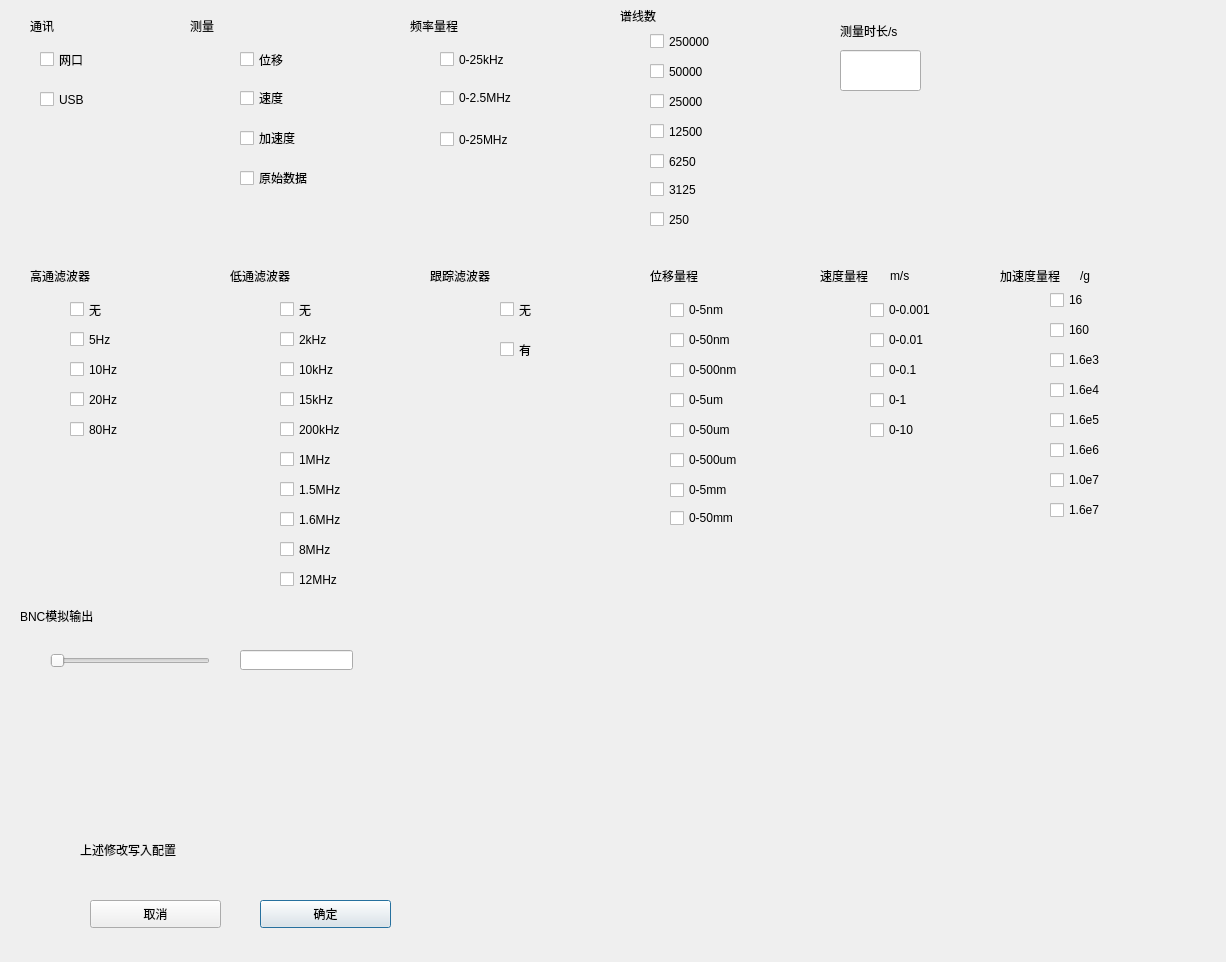
<?xml version="1.0" encoding="UTF-8"?>
<ui version="4.0">
 <class>Dialog_measure_set</class>
 <widget class="QDialog" name="Dialog_measure_set">
  <property name="geometry">
   <rect>
    <x>0</x>
    <y>0</y>
    <width>1226</width>
    <height>962</height>
   </rect>
  </property>
  <property name="windowTitle">
   <string>设置</string>
  </property>
  <widget class="QLabel" name="label_2">
   <property name="geometry">
    <rect>
     <x>620</x>
     <y>0</y>
     <width>45</width>
     <height>31</height>
    </rect>
   </property>
   <property name="text">
    <string>谱线数</string>
   </property>
  </widget>
  <widget class="QWidget" name="widget_2" native="true">
   <property name="geometry">
    <rect>
     <x>650</x>
     <y>30</y>
     <width>121</width>
     <height>211</height>
    </rect>
   </property>
   <widget class="QCheckBox" name="fft_4">
    <property name="geometry">
     <rect>
      <x>0</x>
      <y>150</y>
      <width>87</width>
      <height>19</height>
     </rect>
    </property>
    <property name="text">
     <string>3125</string>
    </property>
    <property name="autoExclusive">
     <bool>true</bool>
    </property>
   </widget>
   <widget class="QCheckBox" name="fft_2">
    <property name="geometry">
     <rect>
      <x>0</x>
      <y>92</y>
      <width>87</width>
      <height>19</height>
     </rect>
    </property>
    <property name="text">
     <string>12500</string>
    </property>
    <property name="autoExclusive">
     <bool>true</bool>
    </property>
   </widget>
   <widget class="QCheckBox" name="fft_1">
    <property name="geometry">
     <rect>
      <x>0</x>
      <y>62</y>
      <width>87</width>
      <height>19</height>
     </rect>
    </property>
    <property name="text">
     <string>25000</string>
    </property>
    <property name="autoExclusive">
     <bool>true</bool>
    </property>
   </widget>
   <widget class="QCheckBox" name="fft_3">
    <property name="geometry">
     <rect>
      <x>0</x>
      <y>122</y>
      <width>87</width>
      <height>19</height>
     </rect>
    </property>
    <property name="text">
     <string>6250</string>
    </property>
    <property name="autoExclusive">
     <bool>true</bool>
    </property>
   </widget>
   <widget class="QCheckBox" name="fft_6">
    <property name="geometry">
     <rect>
      <x>0</x>
      <y>2</y>
      <width>87</width>
      <height>19</height>
     </rect>
    </property>
    <property name="text">
     <string>250000</string>
    </property>
    <property name="autoExclusive">
     <bool>true</bool>
    </property>
   </widget>
   <widget class="QCheckBox" name="fft_5">
    <property name="geometry">
     <rect>
      <x>0</x>
      <y>32</y>
      <width>87</width>
      <height>19</height>
     </rect>
    </property>
    <property name="text">
     <string>50000</string>
    </property>
    <property name="autoExclusive">
     <bool>true</bool>
    </property>
   </widget>
   <widget class="QCheckBox" name="fft_7">
    <property name="geometry">
     <rect>
      <x>0</x>
      <y>180</y>
      <width>87</width>
      <height>19</height>
     </rect>
    </property>
    <property name="text">
     <string>250</string>
    </property>
    <property name="autoExclusive">
     <bool>true</bool>
    </property>
   </widget>
  </widget>
  <widget class="QLabel" name="label_5">
   <property name="geometry">
    <rect>
     <x>840</x>
     <y>10</y>
     <width>81</width>
     <height>41</height>
    </rect>
   </property>
   <property name="text">
    <string>测量时长/s</string>
   </property>
  </widget>
  <widget class="QLineEdit" name="lineEdit">
   <property name="geometry">
    <rect>
     <x>840</x>
     <y>50</y>
     <width>81</width>
     <height>41</height>
    </rect>
   </property>
  </widget>
  <widget class="QLabel" name="label_6">
   <property name="geometry">
    <rect>
     <x>30</x>
     <y>260</y>
     <width>81</width>
     <height>31</height>
    </rect>
   </property>
   <property name="text">
    <string>高通滤波器</string>
   </property>
  </widget>
  <widget class="QLabel" name="label_7">
   <property name="geometry">
    <rect>
     <x>230</x>
     <y>260</y>
     <width>81</width>
     <height>31</height>
    </rect>
   </property>
   <property name="text">
    <string>低通滤波器</string>
   </property>
  </widget>
  <widget class="QLabel" name="label_8">
   <property name="geometry">
    <rect>
     <x>430</x>
     <y>260</y>
     <width>81</width>
     <height>31</height>
    </rect>
   </property>
   <property name="text">
    <string>跟踪滤波器</string>
   </property>
  </widget>
  <widget class="QWidget" name="widget_3" native="true">
   <property name="geometry">
    <rect>
     <x>70</x>
     <y>290</y>
     <width>121</width>
     <height>221</height>
    </rect>
   </property>
   <widget class="QCheckBox" name="hf_1">
    <property name="geometry">
     <rect>
      <x>0</x>
      <y>10</y>
      <width>87</width>
      <height>19</height>
     </rect>
    </property>
    <property name="text">
     <string>无</string>
    </property>
    <property name="autoExclusive">
     <bool>true</bool>
    </property>
   </widget>
   <widget class="QCheckBox" name="hf_2">
    <property name="geometry">
     <rect>
      <x>0</x>
      <y>40</y>
      <width>87</width>
      <height>19</height>
     </rect>
    </property>
    <property name="text">
     <string>5Hz</string>
    </property>
    <property name="autoExclusive">
     <bool>true</bool>
    </property>
   </widget>
   <widget class="QCheckBox" name="hf_4">
    <property name="geometry">
     <rect>
      <x>0</x>
      <y>100</y>
      <width>87</width>
      <height>19</height>
     </rect>
    </property>
    <property name="text">
     <string>20Hz</string>
    </property>
    <property name="autoExclusive">
     <bool>true</bool>
    </property>
   </widget>
   <widget class="QCheckBox" name="hf_5">
    <property name="geometry">
     <rect>
      <x>0</x>
      <y>130</y>
      <width>87</width>
      <height>19</height>
     </rect>
    </property>
    <property name="text">
     <string>80Hz</string>
    </property>
    <property name="autoExclusive">
     <bool>true</bool>
    </property>
   </widget>
   <widget class="QCheckBox" name="hf_3">
    <property name="geometry">
     <rect>
      <x>0</x>
      <y>70</y>
      <width>87</width>
      <height>19</height>
     </rect>
    </property>
    <property name="text">
     <string>10Hz</string>
    </property>
    <property name="autoExclusive">
     <bool>true</bool>
    </property>
   </widget>
  </widget>
  <widget class="QWidget" name="widget_4" native="true">
   <property name="geometry">
    <rect>
     <x>280</x>
     <y>290</y>
     <width>121</width>
     <height>321</height>
    </rect>
   </property>
   <widget class="QCheckBox" name="lf_1">
    <property name="geometry">
     <rect>
      <x>0</x>
      <y>10</y>
      <width>87</width>
      <height>19</height>
     </rect>
    </property>
    <property name="text">
     <string>无</string>
    </property>
    <property name="autoExclusive">
     <bool>true</bool>
    </property>
   </widget>
   <widget class="QCheckBox" name="lf_2">
    <property name="geometry">
     <rect>
      <x>0</x>
      <y>40</y>
      <width>87</width>
      <height>19</height>
     </rect>
    </property>
    <property name="text">
     <string>2kHz</string>
    </property>
    <property name="autoExclusive">
     <bool>true</bool>
    </property>
   </widget>
   <widget class="QCheckBox" name="lf_3">
    <property name="geometry">
     <rect>
      <x>0</x>
      <y>70</y>
      <width>87</width>
      <height>19</height>
     </rect>
    </property>
    <property name="text">
     <string>10kHz</string>
    </property>
    <property name="autoExclusive">
     <bool>true</bool>
    </property>
   </widget>
   <widget class="QCheckBox" name="lf_4">
    <property name="geometry">
     <rect>
      <x>0</x>
      <y>100</y>
      <width>87</width>
      <height>19</height>
     </rect>
    </property>
    <property name="text">
     <string>15kHz</string>
    </property>
    <property name="autoExclusive">
     <bool>true</bool>
    </property>
   </widget>
   <widget class="QCheckBox" name="lf_5">
    <property name="geometry">
     <rect>
      <x>0</x>
      <y>130</y>
      <width>87</width>
      <height>19</height>
     </rect>
    </property>
    <property name="text">
     <string>200kHz</string>
    </property>
    <property name="autoExclusive">
     <bool>true</bool>
    </property>
   </widget>
   <widget class="QCheckBox" name="lf_6">
    <property name="geometry">
     <rect>
      <x>0</x>
      <y>160</y>
      <width>87</width>
      <height>19</height>
     </rect>
    </property>
    <property name="text">
     <string>1MHz</string>
    </property>
    <property name="autoExclusive">
     <bool>true</bool>
    </property>
   </widget>
   <widget class="QCheckBox" name="lf_7">
    <property name="geometry">
     <rect>
      <x>0</x>
      <y>190</y>
      <width>87</width>
      <height>19</height>
     </rect>
    </property>
    <property name="text">
     <string>1.5MHz</string>
    </property>
    <property name="autoExclusive">
     <bool>true</bool>
    </property>
   </widget>
   <widget class="QCheckBox" name="lf_8">
    <property name="geometry">
     <rect>
      <x>0</x>
      <y>220</y>
      <width>87</width>
      <height>19</height>
     </rect>
    </property>
    <property name="text">
     <string>1.6MHz</string>
    </property>
    <property name="autoExclusive">
     <bool>true</bool>
    </property>
   </widget>
   <widget class="QCheckBox" name="lf_9">
    <property name="geometry">
     <rect>
      <x>0</x>
      <y>250</y>
      <width>87</width>
      <height>19</height>
     </rect>
    </property>
    <property name="text">
     <string>8MHz</string>
    </property>
    <property name="autoExclusive">
     <bool>true</bool>
    </property>
   </widget>
   <widget class="QCheckBox" name="lf_10">
    <property name="geometry">
     <rect>
      <x>0</x>
      <y>280</y>
      <width>87</width>
      <height>19</height>
     </rect>
    </property>
    <property name="text">
     <string>12MHz</string>
    </property>
    <property name="autoExclusive">
     <bool>true</bool>
    </property>
   </widget>
  </widget>
  <widget class="QWidget" name="widget_5" native="true">
   <property name="geometry">
    <rect>
     <x>500</x>
     <y>290</y>
     <width>120</width>
     <height>131</height>
    </rect>
   </property>
   <widget class="QCheckBox" name="tf_1">
    <property name="geometry">
     <rect>
      <x>0</x>
      <y>10</y>
      <width>87</width>
      <height>19</height>
     </rect>
    </property>
    <property name="text">
     <string>无</string>
    </property>
    <property name="autoExclusive">
     <bool>true</bool>
    </property>
   </widget>
   <widget class="QCheckBox" name="tf_2">
    <property name="geometry">
     <rect>
      <x>0</x>
      <y>50</y>
      <width>87</width>
      <height>19</height>
     </rect>
    </property>
    <property name="text">
     <string>有</string>
    </property>
    <property name="autoExclusive">
     <bool>true</bool>
    </property>
   </widget>
  </widget>
  <widget class="QWidget" name="widget_6" native="true">
   <property name="geometry">
    <rect>
     <x>60</x>
     <y>820</y>
     <width>361</width>
     <height>111</height>
    </rect>
   </property>
   <widget class="QLabel" name="label_3">
    <property name="geometry">
     <rect>
      <x>20</x>
      <y>20</y>
      <width>131</width>
      <height>20</height>
     </rect>
    </property>
    <property name="text">
     <string>上述修改写入配置</string>
    </property>
   </widget>
   <widget class="QPushButton" name="set_ok">
    <property name="geometry">
     <rect>
      <x>200</x>
      <y>80</y>
      <width>131</width>
      <height>28</height>
     </rect>
    </property>
    <property name="text">
     <string>确定</string>
    </property>
   </widget>
   <widget class="QPushButton" name="set_cancle">
    <property name="geometry">
     <rect>
      <x>30</x>
      <y>80</y>
      <width>131</width>
      <height>28</height>
     </rect>
    </property>
    <property name="text">
     <string>取消</string>
    </property>
   </widget>
  </widget>
  <widget class="QLabel" name="label_11">
   <property name="geometry">
    <rect>
     <x>410</x>
     <y>10</y>
     <width>61</width>
     <height>31</height>
    </rect>
   </property>
   <property name="text">
    <string>频率量程</string>
   </property>
  </widget>
  <widget class="QWidget" name="widget_7" native="true">
   <property name="geometry">
    <rect>
     <x>430</x>
     <y>40</y>
     <width>121</width>
     <height>131</height>
    </rect>
   </property>
   <widget class="QCheckBox" name="checkBox_15">
    <property name="geometry">
     <rect>
      <x>10</x>
      <y>10</y>
      <width>87</width>
      <height>19</height>
     </rect>
    </property>
    <property name="text">
     <string>0-25kHz</string>
    </property>
    <property name="autoExclusive">
     <bool>true</bool>
    </property>
   </widget>
   <widget class="QCheckBox" name="checkBox_16">
    <property name="geometry">
     <rect>
      <x>10</x>
      <y>50</y>
      <width>87</width>
      <height>16</height>
     </rect>
    </property>
    <property name="text">
     <string>0-2.5MHz</string>
    </property>
    <property name="autoExclusive">
     <bool>true</bool>
    </property>
   </widget>
   <widget class="QCheckBox" name="checkBox_17">
    <property name="geometry">
     <rect>
      <x>10</x>
      <y>90</y>
      <width>87</width>
      <height>19</height>
     </rect>
    </property>
    <property name="autoFillBackground">
     <bool>false</bool>
    </property>
    <property name="text">
     <string>0-25MHz</string>
    </property>
    <property name="autoExclusive">
     <bool>true</bool>
    </property>
   </widget>
  </widget>
  <widget class="QLabel" name="label_12">
   <property name="geometry">
    <rect>
     <x>650</x>
     <y>260</y>
     <width>61</width>
     <height>31</height>
    </rect>
   </property>
   <property name="text">
    <string>位移量程</string>
   </property>
  </widget>
  <widget class="QWidget" name="widget_8" native="true">
   <property name="geometry">
    <rect>
     <x>670</x>
     <y>290</y>
     <width>120</width>
     <height>281</height>
    </rect>
   </property>
   <widget class="QCheckBox" name="s_1">
    <property name="geometry">
     <rect>
      <x>0</x>
      <y>10</y>
      <width>101</width>
      <height>20</height>
     </rect>
    </property>
    <property name="text">
     <string>0-5nm</string>
    </property>
    <property name="autoExclusive">
     <bool>true</bool>
    </property>
   </widget>
   <widget class="QCheckBox" name="s_3">
    <property name="geometry">
     <rect>
      <x>0</x>
      <y>70</y>
      <width>101</width>
      <height>20</height>
     </rect>
    </property>
    <property name="text">
     <string>0-500nm</string>
    </property>
    <property name="autoExclusive">
     <bool>true</bool>
    </property>
   </widget>
   <widget class="QCheckBox" name="s_5">
    <property name="geometry">
     <rect>
      <x>0</x>
      <y>130</y>
      <width>101</width>
      <height>20</height>
     </rect>
    </property>
    <property name="text">
     <string>0-50um</string>
    </property>
    <property name="autoExclusive">
     <bool>true</bool>
    </property>
   </widget>
   <widget class="QCheckBox" name="s_4">
    <property name="geometry">
     <rect>
      <x>0</x>
      <y>100</y>
      <width>101</width>
      <height>20</height>
     </rect>
    </property>
    <property name="text">
     <string>0-5um</string>
    </property>
    <property name="autoExclusive">
     <bool>true</bool>
    </property>
   </widget>
   <widget class="QCheckBox" name="s_2">
    <property name="geometry">
     <rect>
      <x>0</x>
      <y>40</y>
      <width>101</width>
      <height>20</height>
     </rect>
    </property>
    <property name="text">
     <string>0-50nm</string>
    </property>
    <property name="autoExclusive">
     <bool>true</bool>
    </property>
   </widget>
   <widget class="QCheckBox" name="s_6">
    <property name="geometry">
     <rect>
      <x>0</x>
      <y>160</y>
      <width>101</width>
      <height>20</height>
     </rect>
    </property>
    <property name="text">
     <string>0-500um</string>
    </property>
    <property name="autoExclusive">
     <bool>true</bool>
    </property>
   </widget>
   <widget class="QCheckBox" name="s_7">
    <property name="geometry">
     <rect>
      <x>0</x>
      <y>190</y>
      <width>101</width>
      <height>20</height>
     </rect>
    </property>
    <property name="text">
     <string>0-5mm</string>
    </property>
    <property name="autoExclusive">
     <bool>true</bool>
    </property>
   </widget>
   <widget class="QCheckBox" name="s_8">
    <property name="geometry">
     <rect>
      <x>0</x>
      <y>220</y>
      <width>101</width>
      <height>16</height>
     </rect>
    </property>
    <property name="text">
     <string>0-50mm</string>
    </property>
    <property name="autoExclusive">
     <bool>true</bool>
    </property>
   </widget>
  </widget>
  <widget class="QLabel" name="label_13">
   <property name="geometry">
    <rect>
     <x>820</x>
     <y>260</y>
     <width>61</width>
     <height>31</height>
    </rect>
   </property>
   <property name="text">
    <string>速度量程</string>
   </property>
  </widget>
  <widget class="QWidget" name="widget_9" native="true">
   <property name="geometry">
    <rect>
     <x>870</x>
     <y>290</y>
     <width>120</width>
     <height>261</height>
    </rect>
   </property>
   <widget class="QCheckBox" name="v_1">
    <property name="geometry">
     <rect>
      <x>0</x>
      <y>10</y>
      <width>101</width>
      <height>20</height>
     </rect>
    </property>
    <property name="text">
     <string>0-0.001</string>
    </property>
    <property name="autoExclusive">
     <bool>true</bool>
    </property>
   </widget>
   <widget class="QCheckBox" name="v_2">
    <property name="geometry">
     <rect>
      <x>0</x>
      <y>40</y>
      <width>101</width>
      <height>20</height>
     </rect>
    </property>
    <property name="text">
     <string>0-0.01</string>
    </property>
    <property name="autoExclusive">
     <bool>true</bool>
    </property>
   </widget>
   <widget class="QCheckBox" name="v_3">
    <property name="geometry">
     <rect>
      <x>0</x>
      <y>70</y>
      <width>101</width>
      <height>20</height>
     </rect>
    </property>
    <property name="text">
     <string>0-0.1</string>
    </property>
    <property name="autoExclusive">
     <bool>true</bool>
    </property>
   </widget>
   <widget class="QCheckBox" name="v_4">
    <property name="geometry">
     <rect>
      <x>0</x>
      <y>100</y>
      <width>101</width>
      <height>20</height>
     </rect>
    </property>
    <property name="text">
     <string>0-1</string>
    </property>
    <property name="autoExclusive">
     <bool>true</bool>
    </property>
   </widget>
   <widget class="QCheckBox" name="v_5">
    <property name="geometry">
     <rect>
      <x>0</x>
      <y>130</y>
      <width>101</width>
      <height>20</height>
     </rect>
    </property>
    <property name="text">
     <string>0-10</string>
    </property>
    <property name="autoExclusive">
     <bool>true</bool>
    </property>
   </widget>
  </widget>
  <widget class="QLabel" name="label_14">
   <property name="geometry">
    <rect>
     <x>1000</x>
     <y>260</y>
     <width>81</width>
     <height>31</height>
    </rect>
   </property>
   <property name="text">
    <string>加速度量程</string>
   </property>
  </widget>
  <widget class="QWidget" name="widget_10" native="true">
   <property name="geometry">
    <rect>
     <x>1050</x>
     <y>280</y>
     <width>120</width>
     <height>261</height>
    </rect>
   </property>
   <widget class="QCheckBox" name="a_1">
    <property name="geometry">
     <rect>
      <x>0</x>
      <y>10</y>
      <width>101</width>
      <height>20</height>
     </rect>
    </property>
    <property name="text">
     <string>16</string>
    </property>
    <property name="autoExclusive">
     <bool>true</bool>
    </property>
   </widget>
   <widget class="QCheckBox" name="a_5">
    <property name="geometry">
     <rect>
      <x>0</x>
      <y>130</y>
      <width>101</width>
      <height>20</height>
     </rect>
    </property>
    <property name="text">
     <string>1.6e5</string>
    </property>
    <property name="autoExclusive">
     <bool>true</bool>
    </property>
   </widget>
   <widget class="QCheckBox" name="a_6">
    <property name="geometry">
     <rect>
      <x>0</x>
      <y>160</y>
      <width>101</width>
      <height>20</height>
     </rect>
    </property>
    <property name="text">
     <string>1.6e6</string>
    </property>
    <property name="autoExclusive">
     <bool>true</bool>
    </property>
   </widget>
   <widget class="QCheckBox" name="a_8">
    <property name="geometry">
     <rect>
      <x>0</x>
      <y>220</y>
      <width>101</width>
      <height>20</height>
     </rect>
    </property>
    <property name="text">
     <string>1.6e7</string>
    </property>
    <property name="autoExclusive">
     <bool>true</bool>
    </property>
   </widget>
   <widget class="QCheckBox" name="a_2">
    <property name="geometry">
     <rect>
      <x>0</x>
      <y>40</y>
      <width>101</width>
      <height>20</height>
     </rect>
    </property>
    <property name="text">
     <string>160</string>
    </property>
    <property name="autoExclusive">
     <bool>true</bool>
    </property>
   </widget>
   <widget class="QCheckBox" name="a_4">
    <property name="geometry">
     <rect>
      <x>0</x>
      <y>100</y>
      <width>101</width>
      <height>20</height>
     </rect>
    </property>
    <property name="text">
     <string>1.6e4</string>
    </property>
    <property name="autoExclusive">
     <bool>true</bool>
    </property>
   </widget>
   <widget class="QCheckBox" name="a_3">
    <property name="geometry">
     <rect>
      <x>0</x>
      <y>70</y>
      <width>101</width>
      <height>20</height>
     </rect>
    </property>
    <property name="text">
     <string>1.6e3</string>
    </property>
    <property name="autoExclusive">
     <bool>true</bool>
    </property>
   </widget>
   <widget class="QCheckBox" name="a_7">
    <property name="geometry">
     <rect>
      <x>0</x>
      <y>190</y>
      <width>101</width>
      <height>20</height>
     </rect>
    </property>
    <property name="text">
     <string>1.0e7</string>
    </property>
    <property name="autoExclusive">
     <bool>true</bool>
    </property>
   </widget>
  </widget>
  <widget class="QLabel" name="label_15">
   <property name="geometry">
    <rect>
     <x>890</x>
     <y>260</y>
     <width>31</width>
     <height>31</height>
    </rect>
   </property>
   <property name="text">
    <string>m/s</string>
   </property>
  </widget>
  <widget class="QLabel" name="label_16">
   <property name="geometry">
    <rect>
     <x>1080</x>
     <y>260</y>
     <width>31</width>
     <height>31</height>
    </rect>
   </property>
   <property name="text">
    <string>/g</string>
   </property>
  </widget>
  <widget class="QWidget" name="widget_11" native="true">
   <property name="geometry">
    <rect>
     <x>40</x>
     <y>40</y>
     <width>91</width>
     <height>81</height>
    </rect>
   </property>
   <widget class="QCheckBox" name="NET">
    <property name="geometry">
     <rect>
      <x>0</x>
      <y>10</y>
      <width>87</width>
      <height>19</height>
     </rect>
    </property>
    <property name="text">
     <string>网口</string>
    </property>
    <property name="autoExclusive">
     <bool>true</bool>
    </property>
   </widget>
   <widget class="QCheckBox" name="USB">
    <property name="geometry">
     <rect>
      <x>0</x>
      <y>50</y>
      <width>87</width>
      <height>19</height>
     </rect>
    </property>
    <property name="text">
     <string>USB</string>
    </property>
    <property name="autoExclusive">
     <bool>true</bool>
    </property>
   </widget>
  </widget>
  <widget class="QLabel" name="label_9">
   <property name="geometry">
    <rect>
     <x>30</x>
     <y>10</y>
     <width>31</width>
     <height>31</height>
    </rect>
   </property>
   <property name="text">
    <string>通讯</string>
   </property>
  </widget>
  <widget class="QWidget" name="widget_12" native="true">
   <property name="geometry">
    <rect>
     <x>240</x>
     <y>40</y>
     <width>81</width>
     <height>181</height>
    </rect>
   </property>
   <widget class="QCheckBox" name="if_S">
    <property name="geometry">
     <rect>
      <x>0</x>
      <y>10</y>
      <width>87</width>
      <height>19</height>
     </rect>
    </property>
    <property name="text">
     <string>位移</string>
    </property>
    <property name="autoExclusive">
     <bool>true</bool>
    </property>
   </widget>
   <widget class="QCheckBox" name="if_D">
    <property name="geometry">
     <rect>
      <x>0</x>
      <y>50</y>
      <width>87</width>
      <height>16</height>
     </rect>
    </property>
    <property name="text">
     <string>速度</string>
    </property>
    <property name="autoExclusive">
     <bool>true</bool>
    </property>
   </widget>
   <widget class="QCheckBox" name="if_A">
    <property name="geometry">
     <rect>
      <x>0</x>
      <y>90</y>
      <width>87</width>
      <height>16</height>
     </rect>
    </property>
    <property name="text">
     <string>加速度</string>
    </property>
    <property name="autoExclusive">
     <bool>true</bool>
    </property>
   </widget>
   <widget class="QCheckBox" name="if_O">
    <property name="geometry">
     <rect>
      <x>0</x>
      <y>130</y>
      <width>87</width>
      <height>16</height>
     </rect>
    </property>
    <property name="text">
     <string>原始数据</string>
    </property>
    <property name="autoExclusive">
     <bool>true</bool>
    </property>
   </widget>
  </widget>
  <widget class="QLabel" name="label_10">
   <property name="geometry">
    <rect>
     <x>190</x>
     <y>10</y>
     <width>71</width>
     <height>31</height>
    </rect>
   </property>
   <property name="text">
    <string>测量</string>
   </property>
  </widget>
  <widget class="QLabel" name="label_17">
   <property name="geometry">
    <rect>
     <x>20</x>
     <y>600</y>
     <width>81</width>
     <height>31</height>
    </rect>
   </property>
   <property name="text">
    <string>BNC模拟输出</string>
   </property>
  </widget>
  <widget class="QSlider" name="horizontalSlider">
   <property name="geometry">
    <rect>
     <x>50</x>
     <y>650</y>
     <width>160</width>
     <height>22</height>
    </rect>
   </property>
   <property name="maximum">
    <number>7</number>
   </property>
   <property name="orientation">
    <enum>Qt::Horizontal</enum>
   </property>
  </widget>
  <widget class="QLineEdit" name="lineEdit_2">
   <property name="geometry">
    <rect>
     <x>240</x>
     <y>650</y>
     <width>113</width>
     <height>20</height>
    </rect>
   </property>
  </widget>
 </widget>
 <resources/>
 <connections/>
</ui>
